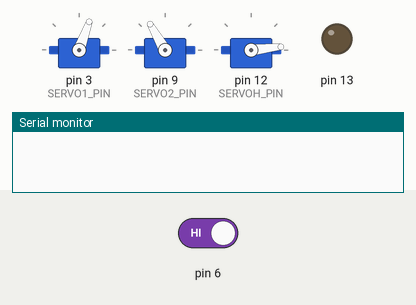
Recording of a sketch running on a simulated Arduino Uno, built with avr-gcc and run on an emulated ATmega328P. Shown: 3 × servo, output pins drawn as LEDs (lit = HIGH), the last lines printed to the serial monitor. The test bench sets the inputs (shaded band); at power-on: pin 6 HIGH.

Above: at 1.2 s.
1.3 s: pin 6 driven LOW
At 1.46 s:
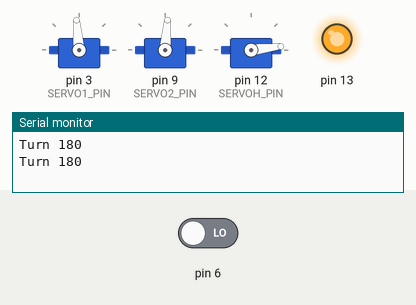
At 2.11 s:
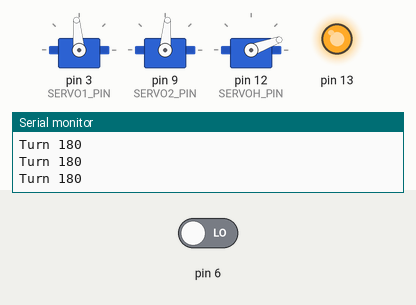
7.3 s: pin 6 driven HIGH
At 9.4 s:
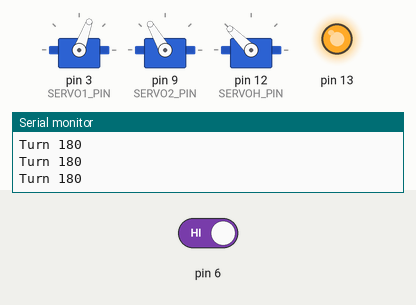
Timing chart, 0 to 10.9 s (numbered marks = the images above; inputs shaded):
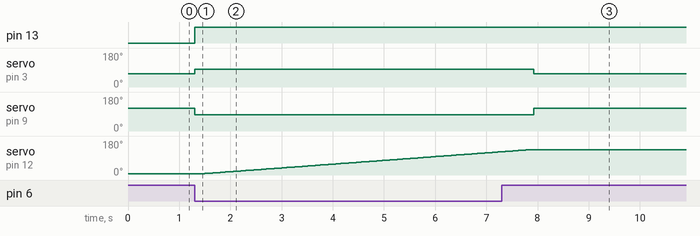

The sketch:

gripper.ino
```cpp
#include <Servo.h>

Servo servo1;
Servo servo2;
Servo servoH;

// constants won't change
const int SERVO1_PIN = 3; // Arduino pin connected to Servo Motor's pin
const int SERVO2_PIN = 9; // Arduino pin connected to Servo Motor's pin
const int SERVOH_PIN = 12;

// int currentNum = 0;

int state = 0;
String inString = "";

Servo servo; // create servo object to control a servo

void setup() {
  Serial.begin(115200);       // initialize serial port
  while (!Serial) {;} // wait for serial to connect
  Serial.setTimeout(2000); // increase timeout time for reading string
  servo1.attach(SERVO1_PIN);  // attaches the servo on pin 9 to the servo object
  servo2.attach(SERVO2_PIN);
  servoH.attach(SERVOH_PIN);
  servo1.write(70);
  servo2.write(120);
  servoH.write(6);
  pinMode(13, OUTPUT);
  pinMode(6, INPUT);
  pinMode(7, INPUT);
}

void loop() {
  // Check if either pin 6 or pin 7 is LOW
  if (digitalRead(6) == LOW) {
    state = 0;
    digitalWrite(13, HIGH);
    servo1.write(95); // rotate servo motor to 95 degree
    servo2.write(85);
    delay(100);
    // Serial.println("CLOSING");
    servoHcommand(1);
    // Serial.println("Turn Backward");

    // Stay in this loop until the state changes
    while (state == 1) {
      if (Serial.available() > 0) {
        inString = Serial.readStringUntil('\n');

        if (inString == "forward") {
          servo1.write(70); // rotate servo motor to 70 degree
          servo2.write(120);
          // Serial.println("Opening");
          delay(1000);
          servo1.write(95); // rotate servo motor to 95 degree
          servo2.write(85);
          delay(100);
          servoHcommand(0);

          // Serial.println("Turn Forward");
          state = 0; // Exit the loop after handling the command
          inString = "";
        }
      }
    }
  } else {
    // Only execute this part if the state is not 1
    servo1.write(70);
    servo2.write(120);
    // Serial.println("OPENING2");
  }
}

void servoHcommand(int con) {
  int newNom = 0;
  int currentNum = 0;

  if (con == 0) {
    currentNum = 135;
    newNom = 6;
  } else if (con == 1) {
    currentNum = 6;
    newNom = 135;
  }

  // if (newNom >= 6 && newNom <= 135) {
  if (currentNum < newNom) {
    for (int i = currentNum; i <= newNom; i++) {
      servoH.write(i);
      Serial.println("Turn 180");
      delay(50);
    }
  } else {
    for (int i = currentNum; i >= newNom; i--) {
      servoH.write(i);
      Serial.println("Turn back");
      delay(50);
    }
  }
  // }
  // currentNum = newNom;
}
```

Measured:
- after the input at 1.3 s, pin 13: LOW → HIGH at once; servo on pin 3 (SERVO1_PIN): 70° → 95° at once; servo on pin 9 (SERVO2_PIN): 120° → 85° at once; servo on pin 12 (SERVOH_PIN): moves from 6° to 123° over 5.8 s, starting after 0.15 s
- after the input at 7.3 s, servo on pin 3 (SERVO1_PIN): 95° → 70° after 0.62 s; servo on pin 9 (SERVO2_PIN): 85° → 120° after 0.62 s; servo on pin 12 (SERVOH_PIN): goes on until 7.9 s, then stays 135°
